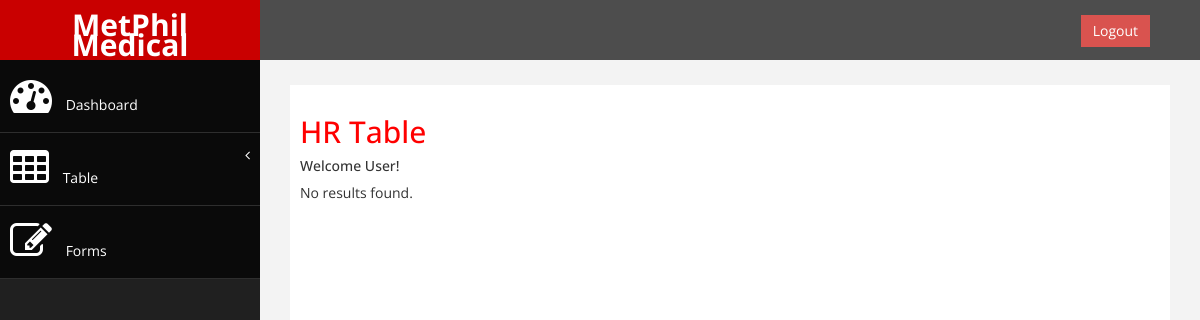
Before: /fulltable.php?employeeid=40 with the older database file.
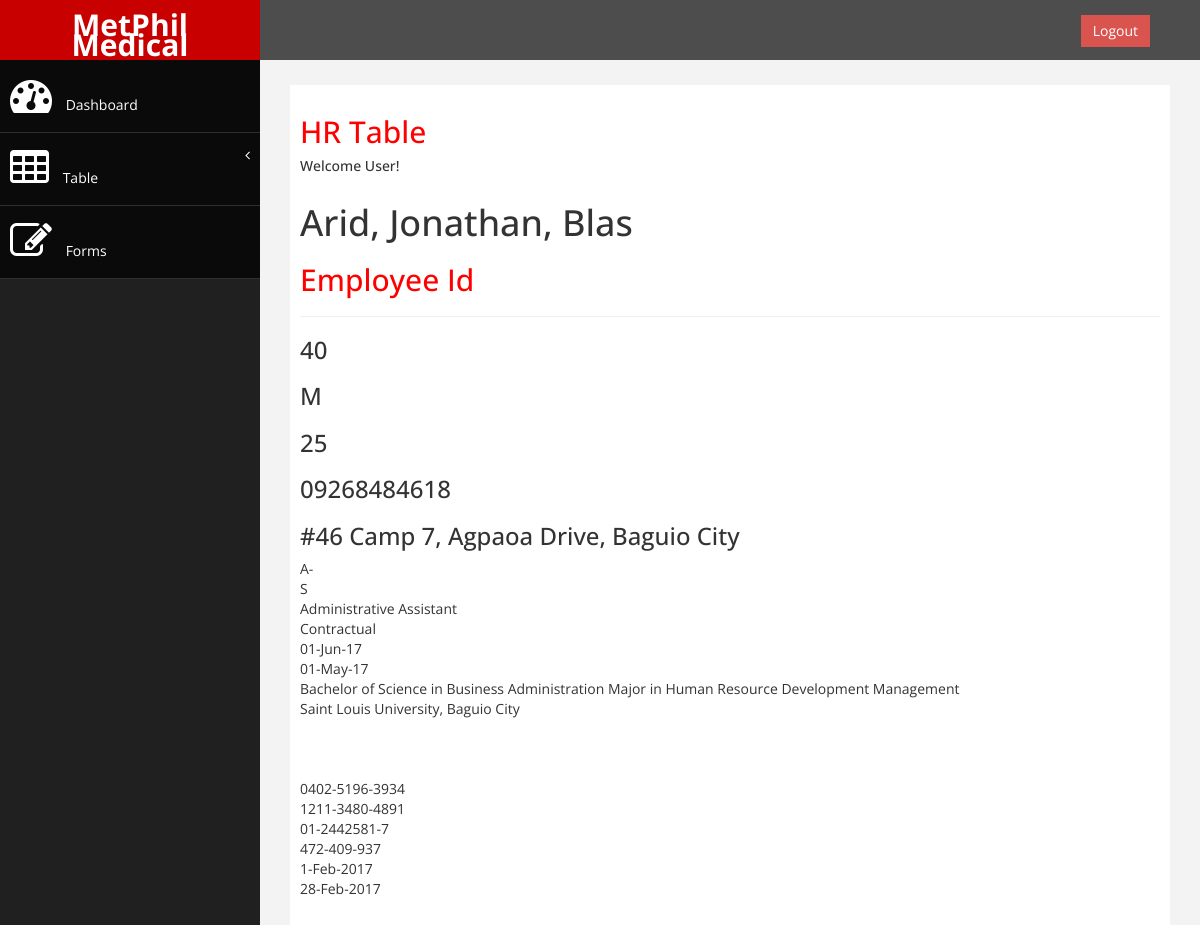
After: the same page with the newer database file.
### tables this page shows
CREATE TABLE `employmentcontracts` (
  `employeeId` text,
  `firstContract_start` text,
  `firstContract_end` text,
  `secondContract_start` text,
  `secondContract_end` text,
  `thirdContract_start` text,
  `thirdContract_end` text,
  `fourthContract_start` text,
  `fourthContract_end` text,
  `fifthContract_start` text,
  `fifthContract_end` text,
  `empContNum` int(11) NOT NULL,
  `sixthContract_start` text,
  `sixthContract_end` text,
  PRIMARY KEY (`empContNum`)
);

CREATE TABLE `employees` (
  `bloodType` text,
  `licenseId` text,
  `phicId` text,
  `employeeId` bigint(5) NOT NULL AUTO_INCREMENT,
  `hdmfId` text,
  `sssId` text,
  `tinId` text,
  `firstname` text,
  `educationalAttainment` text,
  `middlename` text,
  `lastname` text,
  `contactNo` text,
  `address` text,
  `licenseExpiration` text,
  `civilStatus` text,
  `school` text,
  `license` text,
  `gender` text,
  `age` int(11) DEFAULT NULL,
  `birthdate` text,
  `position` text,
  `empStatus` text,
  `statusEndDate` text,
  `statusEvaluationDate` text,
  PRIMARY KEY (`employeeId`)
);

### fullTable.php (the view, shortened to what the changed rows need)
<!DOCTYPE html>
<html xmlns="http://www.w3.org/1999/xhtml">
<head>
    <link href="assets/css/bootstrap.css" rel="stylesheet" />
    <link href="assets/css/font-awesome.css" rel="stylesheet" />
    <link href="assets/css/custom.css" rel="stylesheet" />
    <link href="assets/js/dataTables/dataTables.bootstrap.css" rel="stylesheet" />
</head>
<body>
    <div id="wrapper">
        <div id="page-wrapper" >
            <div id="page-inner">
                <div class="row">
                    <div class="col-md-12">
                     <h2>HR Table</h2>
                    </div>
                </div>
                <div>
                    <?php
                        $currentEmpId = $_GET['employeeid'];
                        if(isset($_POST)){
                            $count = mysqli_num_rows($query);
                            if($count == 0){
                                echo "No results found.";
                            }else{
                                while($row = mysqli_fetch_array($query)){
                                    $employeeid = $row[0];
                                    $firstName = $row[1];
                                    $middleName = $row[2];
                                    $lastName = $row[3];
                                    $gender = $row[4];
                                    $age = $row[5];
                                    $contactNo = $row[6];
                                    $address = $row[7];
                                    $bloodtype = $row[8];
                                    $civilStatus = $row[9];
                                    $position = $row[10];
                                    $empStatus = $row[11];
                                    $statusEndDate = $row[12];
                                    $statusEvaluation = $row[13];
                                    $educationalAttainment = $row[14];
                                    $school = $row[15];
                                    $phicId = $row[19];
                                    $hdmfId = $row[20];
                                    $sssId = $row[21];
                                    $tinId = $row[22];
                                    $firstContractStart = $row[23];
                                    $firstContractEnd = $row[24];
                                    echo "<div>";
                                        echo "<h1>$lastName, $firstName, $middleName</h1>";
                                        echo "<h2>Employee Id</h2>";
                                        echo "<hr>";
                                        echo "<h3>$employeeid</h3>";
                                        echo "<h3>$gender</h3>";
                                        echo "<h3>$age</h3>";
                                        echo "<h3>$contactNo</h3>";
                                        echo "<h3>$address</h3>";
                                        echo "$bloodtype</br>";
                                        echo "$civilStatus</br>";
                                        echo "$position</br>";
                                        echo "$empStatus</br>";
                                        echo "$statusEndDate</br>";
                                        echo "$statusEvaluation</br>";
                                        echo "$educationalAttainment</br>";
                                        echo "$school</br>";
                                        echo "$phicId</br>";
                                        echo "$hdmfId</br>";
                                        echo "$sssId</br>";
                                        echo "$tinId</br>";
                                        echo "$firstContractStart</br>";
                                        echo "$firstContractEnd</br>";
                                    echo "</div>";
                                }
                            }
                        }
                        ?>
                </div>
            </div>
        </div>
    </div>
</body>
</html>

Changed rows visible on the page:
added employmentcontracts: employeeId.lastname "Arid", employeeId.firstname "Jonathan", employeeId.middlename "Blas", employeeId.employeeId "40", employeeId.gender "M", employeeId.age "25", employeeId.contactNo "09268484618", employeeId.address "#46 Camp 7, Agpaoa Drive, Baguio City", employeeId.bloodType "A-", employeeId.civilStatus "S", employeeId.position "Administrative Assistant", employeeId.empStatus "Contractual", employeeId.statusEndDate "01-Jun-17", employeeId.statusEvaluationDate "01-May-17", employeeId.educationalAttainment "Bachelor of Science in Business Administration Major in Human Resource Development Management", employeeId.school "Saint Louis University, Baguio City", employeeId.phicId "0402-5196-3934", employeeId.hdmfId "1211-3480-4891", employeeId.sssId "01-2442581-7", employeeId.tinId "472-409-937", firstContract_start "1-Feb-2017", firstContract_end "28-Feb-2017"
Other visible differences:
text no longer shown: "No results found."
